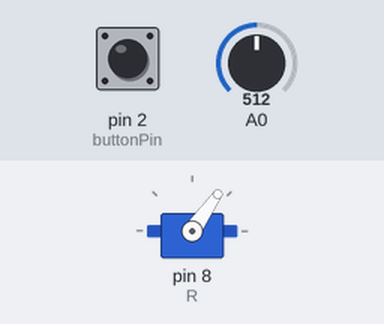
A sketch run on a simulated Arduino Uno, built with avr-gcc and run on an emulated ATmega328P. On the bench: servo. The inputs (shaded band) are chosen by the test bench; at power-on: pin 2 (buttonPin) HIGH, A0 = 512. Random numbers use the default seed unless the sketch sets one.

Above: at 1.4 s.
1.5 s: pin 2 (buttonPin) pulled LOW for 0.15 s
At 1.63 s:
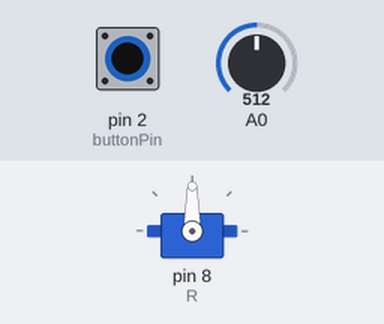
Timing chart, 0 to 9.3 s (numbered marks = the images above; inputs shaded):
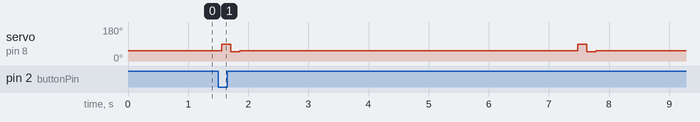

The sketch:

setup.ino
```cpp
#include <Servo.h>

Servo R;
const int buttonPin = 2;

bool workMode = false;
bool lastBtn = HIGH;

const int homeR = 55;
const int workR = 50;

void setup() {
  unsigned long seed = 0;
  for (int i = 0; i < 32; i++) {
    seed = (seed << 1) ^ analogRead(A0);
    delay(1);
  }
  randomSeed(seed);

  R.attach(8);
  pinMode(buttonPin, INPUT_PULLUP);

  R.write(homeR);
  delay(200);
}

void tap(Servo &s, int angle, int home) {
  int randomTapDelay = random(100, 500);
  s.write(90);
  delay(150);
  s.write(angle);
  delay(150);
  s.write(home);
  delay(randomTapDelay);
}

void multiTap(Servo &s, int angle, int home, int count) {
  for (int i = 0; i < count; i++) {
    tap(s, angle, home);
  }
}

void loop() {
  bool btn = digitalRead(buttonPin);

  // Переключение между начальным и рабочим режимом
  if (lastBtn == HIGH && btn == LOW) {
    workMode = !workMode;
    delay(40);
  }
  lastBtn = btn;

  if (workMode) {
    // Рабочий режим
    int randomDoubleTab = random(0, 1000);
    int randomCommonDelay = random(5000, 15000);

    if (randomDoubleTab >= 900) {
      multiTap(R, workR, homeR, 3);
    } else if (randomDoubleTab >= 800) {
      multiTap(R, workR, homeR, 2);
    } else {
      tap(R, workR, homeR);
    }

    delay(randomCommonDelay);
  } else {
    // Начальный режим
    R.write(homeR);
    delay(40);
  }
}
```

Measured:
- after the input at 1.5 s, servo on pin 8 (R): 55° → 90° after 0.06 s, → 50° 0.15 s later, → 55° 0.15 s later, → 90° 5.6 s later, … (6 changes in this stretch)
